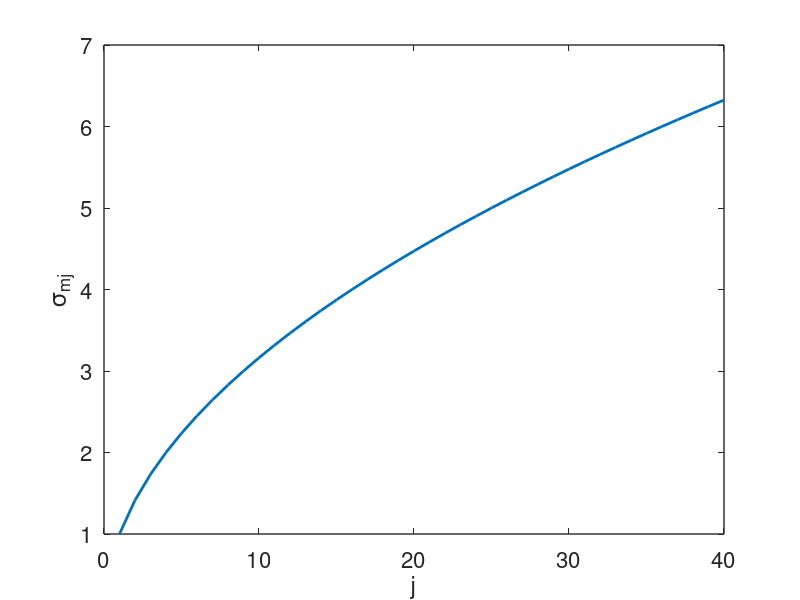

Reproduce this figure in MATLAB.
n = 40;
l = [1 zeros(1,n-1)]; 
c = [1 1 zeros(1,n-2)];
G = toeplitz(c,l); 

sig_d = 1;
I = eye(n,n);

covar_d = sig_d ^ 2 * I;
M =  (G' * G) \ G';
covar_m = M * covar_d * M';

sig_m = sqrt(diag(covar_m));

figure(1);

plot(1:n,sig_m,"LineWidth",2);
xlabel("j");
ylabel(sprintf("\\sigma_{mj}"));
set(gca,'FontSize',16,'LineWidth',1);